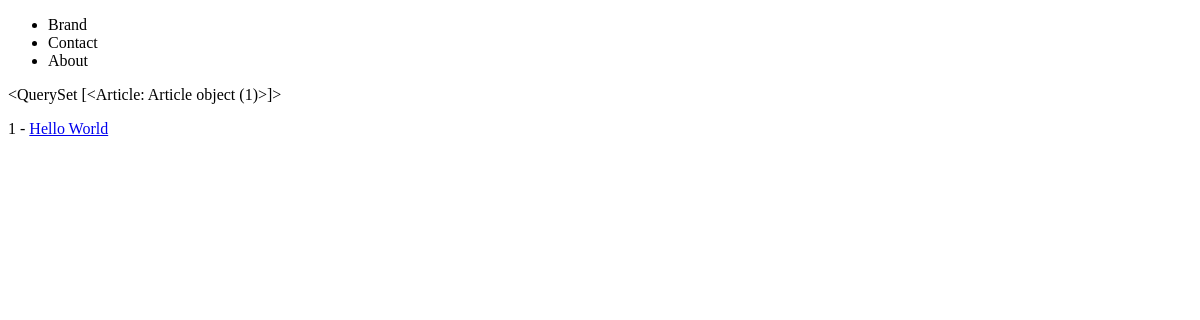
/blog/, run on an earlier commit of the app's database.
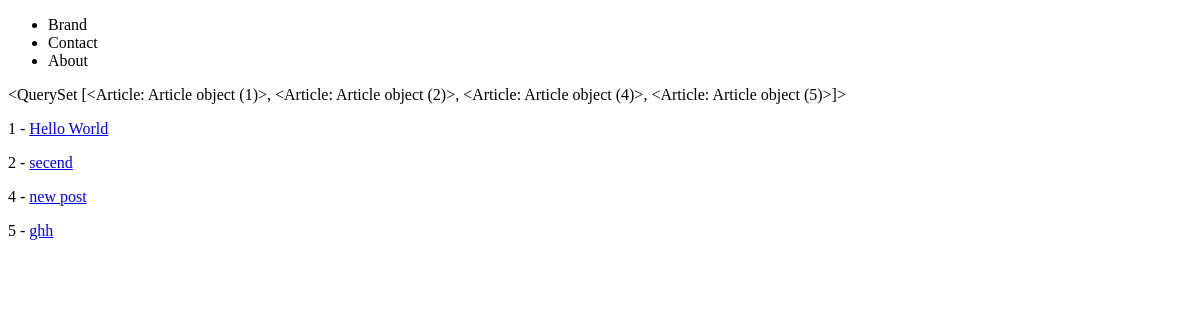
And on a later commit of the database.
### blog/models.py (models this page shows)
class Article(models.Model):
    title = models.CharField(max_length=120)
    content = models.TextField()
    active = models.BooleanField(default=True)
    def get_absolute_url(self):
        return reverse("articles:articles-detail", kwargs={"id": self.id})

### blog/views.py (the view)
# urls.py: path('', ArticleListView.as_view(), name='articles-list'),
class ArticleListView(ListView):
    template_name = 'articles/articles_list.html'
    queryset = Article.objects.all()

### blog/templates/articles/articles_list.html
{% extends 'base.html' %}
{% block content %}
{{object_list}}
{% for instance in object_list %}
    <p>{{instance.id}} - <a href='{{instance.get_absolute_url}}'>{{instance.title}}</a></p>
{% endfor %}
{% endblock %}

What changed in the data, as far as the page shows it:
computed for Article "Hello World": id "<QuerySet [<Article: Article object (1)>]>" → "<QuerySet [<Article: Article object (1)>, <Article: Article object (2)>, <Article: Article object (4)>, <Article: Article object (5)>]>"
added Article: id "2", title "secend"
added Article: id "4", title "new post"
added Article: id "5", title "ghh"
